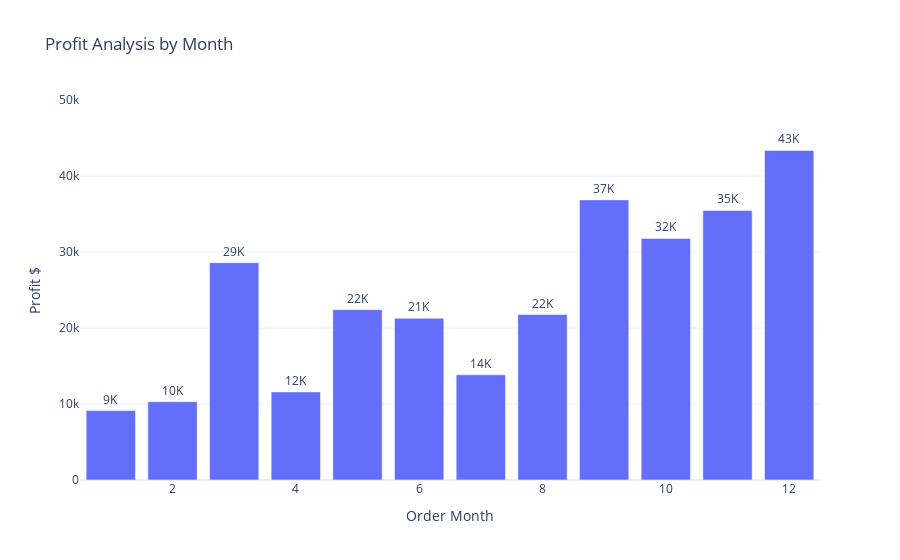

Notebook source saved alongside this figure:
### Code cell
fig4 = px.bar(profit_by_month,
              x = 'Order Month', 
              y = 'Profit', 
              title = 'Profit Analysis by Month')
fig4.update_traces(text=profit_by_month['Profit'].apply(lambda x:f"{x/1000 :.0f}K") , textposition = 'outside')
fig4.update_layout(xaxis_title = 'Order Month', yaxis_title = 'Profit $')
fig4.update_yaxes(range = [0,50000])

fig4.show()

### Figure 1 — Plotly figure (JSON) as saved in the notebook; plotly's stock layout.template omitted (floating-point values rounded to 4 significant figures)
{"data": [{"alignmentgroup": "True", "hovertemplate": "Order Month=%{x}<br>Profit=%{y}<extra></extra>", "legendgroup": "", "marker": {"color": "#636efa", "pattern": {"shape": ""}}, "name": "", "offsetgroup": "", "orientation": "v", "showlegend": false, "text": ["9K", "10K", "29K", "12K", "22K", "21K", "14K", "22K", "37K", "32K", "35K", "43K"], "textposition": "outside", "type": "bar", "x": [1, 2, 3, 4, 5, 6, 7, 8, 9, 10, 11, 12], "xaxis": "x", "y": [9134.0, 10290.0, 28590.0, 11590.0, 22410.0, 21290.0, 13830.0, 21780.0, 36860.0, 31780.0, 35470.0, 43370.0], "yaxis": "y"}], "layout": {"autosize": true, "barmode": "relative", "legend": {"tracegroupgap": 0}, "title": {"text": "Profit Analysis by Month"}, "xaxis": {"anchor": "y", "autorange": true, "domain": [0, 1], "range": [0.5, 12.5], "title": {"text": "Order Month"}, "type": "linear"}, "yaxis": {"anchor": "x", "domain": [0, 1], "range": [0, 50000], "title": {"text": "Profit $"}, "type": "linear"}}}
